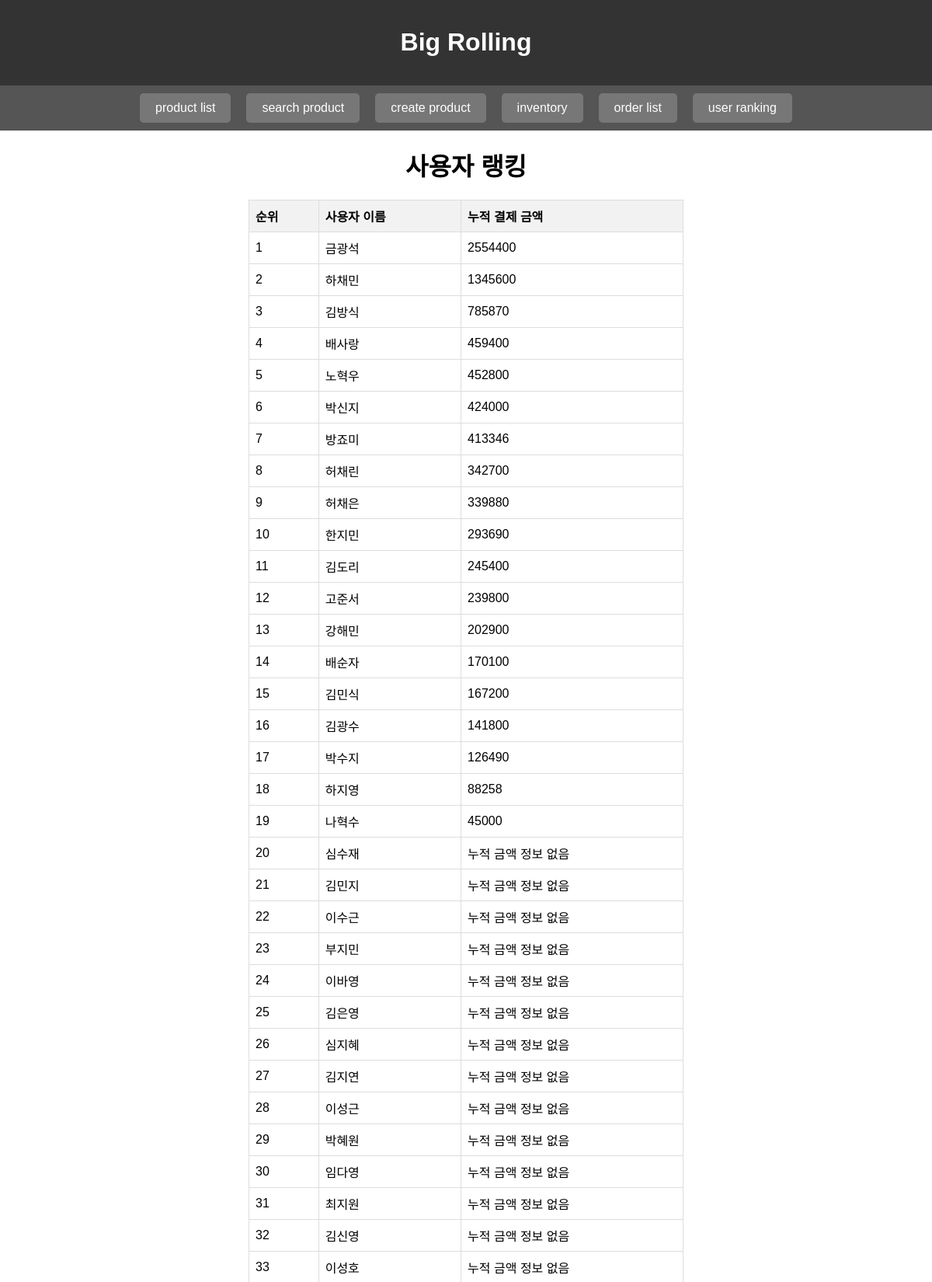
Screenshot of /php/user_ranking.php (upper part) with the database file from the repository.
### tables this page shows
create table USER(
	  user_id INT NOT NULL AUTO_INCREMENT,
		username VARCHAR(255) NOT NULL,
    email VARCHAR(255) NOT NULL,
    gender VARCHAR(5) NOT NULL,
    phonenumber VARCHAR(50),
    PRIMARY KEY(user_id));

### php/db_connection.php (called while the page is built, shortened)
<?php
$servername = "localhost";
$username = "root";
$password = "";
$dbname = "bigrolling";
function connectToDatabase() {
    global $servername, $username, $password, $dbname;
    $conn = mysqli_connect($servername, $username, $password, $dbname);
    return $conn;
}
?>

### php/user_ranking.php (the view, shortened to what this page needs)
<?php
include(__DIR__ . '/db_connection.php');
$query = "SELECT
            USER.user_id,
            USER.username,
            SUM(PAYMENT.payment_amount) AS total_amount
          FROM
            USER
          LEFT JOIN ORDERS ON USER.user_id = ORDERS.user_id
          LEFT JOIN PAYMENT ON ORDERS.order_id = PAYMENT.order_id
          GROUP BY
            USER.user_id
          ORDER BY
            total_amount DESC;";
$result = mysqli_query(connectToDatabase(), $query);
?>
<!DOCTYPE html>
<html lang="ko">
<head>
</head>
<body>
<?php
include('index.php');
?>
    <div class="main">
	<div style="width: 700px;">
    <h1>사용자 랭킹</h1>
    <?php if ($result) :  ?>
        <table>
            <tr>
                <th>순위</th>
                <th>사용자 이름</th>
                <th>누적 결제 금액</th>
            </tr>
            <?php
            $rank = 1;
            while ($row = mysqli_fetch_assoc($result)) :
            ?>
                <tr>
                    <td><?php echo $rank++; ?></td>
                    <td><?php echo isset($row['username']) ? $row['username'] : '사용자 정보 없음'; ?></td>
                    <td><?php echo isset($row['total_amount']) ? $row['total_amount'] : '누적 금액 정보 없음'; ?></td>
                </tr>
            <?php endwhile; ?>
        </table>
    <?php endif; ?>
    </div>
	</div>
</body>
</html>

### php/user_ranking.php (style rules this page uses)
table { border-collapse: collapse; width: 80%; margin: 20px auto; }
th, td { border: 1px solid #dddddd; text-align: left; padding: 8px; }
h1 { text-align: center; }
th { background-color: #f2f2f2; }
.main { font-family: Arial, sans-serif; margin: 0; padding: 0; display: flex; justify-content: center; height: 100vh; }

### php/index.php (style rules this page uses)
body { font-family: Arial, sans-serif; margin: 0; padding: 0; }

### rows the page displays
user: username "금광석", total_amount "2554400"
user: username "하채민", total_amount "1345600"
user: username "김방식", total_amount "785870"
user: username "배사랑", total_amount "459400"
user: username "노혁우", total_amount "452800"
user: username "박신지", total_amount "424000"
user: username "방죠미", total_amount "413346"
user: username "허채린", total_amount "342700"
user: username "허채은", total_amount "339880"
user: username "한지민", total_amount "293690"
user: username "김도리", total_amount "245400"
user: username "고준서", total_amount "239800"
user: username "강해민", total_amount "202900"
user: username "배순자", total_amount "170100"
user: username "김민식", total_amount "167200"
user: username "김광수", total_amount "141800"
user: username "박수지", total_amount "126490"
user: username "하지영", total_amount "88258"
user: username "나혁수", total_amount "45000"
user: username "심수재", shows "누적 금액 정보 없음"
user: username "김민지", shows "누적 금액 정보 없음"
user: username "이수근", shows "누적 금액 정보 없음"
user: username "부지민", shows "누적 금액 정보 없음"
user: username "이바영", shows "누적 금액 정보 없음"
user: username "김은영", shows "누적 금액 정보 없음"
user: username "심지혜", shows "누적 금액 정보 없음"
user: username "김지연", shows "누적 금액 정보 없음"
user: username "이성근", shows "누적 금액 정보 없음"
user: username "박혜원", shows "누적 금액 정보 없음"
user: username "임다영", shows "누적 금액 정보 없음"
user: username "최지원", shows "누적 금액 정보 없음"
user: username "김신영", shows "누적 금액 정보 없음"
user: username "이성호", shows "누적 금액 정보 없음"
